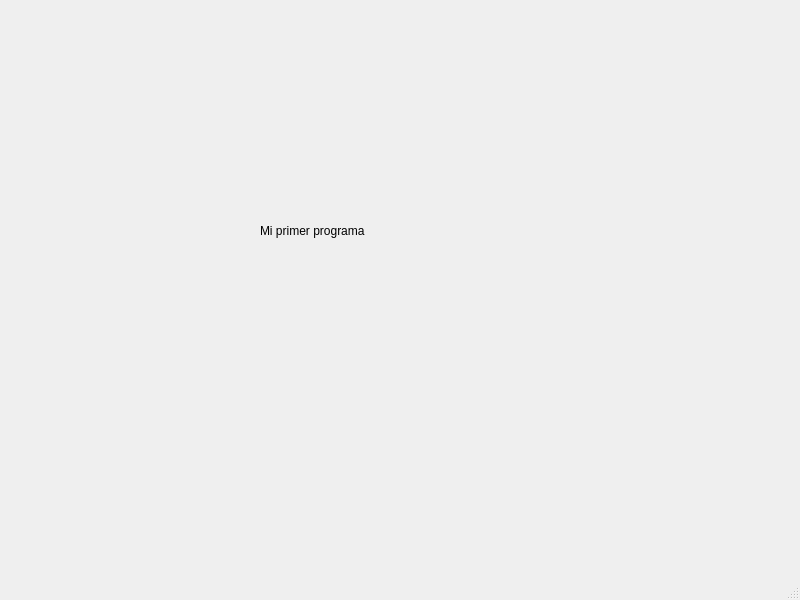
<?xml version="1.0" encoding="UTF-8"?>
<ui version="4.0">
 <class>MainWindow</class>
 <widget class="QMainWindow" name="MainWindow">
  <property name="geometry">
   <rect>
    <x>0</x>
    <y>0</y>
    <width>800</width>
    <height>600</height>
   </rect>
  </property>
  <property name="windowTitle">
   <string>MainWindow</string>
  </property>
  <widget class="QWidget" name="centralwidget">
   <widget class="QLabel" name="label">
    <property name="geometry">
     <rect>
      <x>260</x>
      <y>190</y>
      <width>111</width>
      <height>81</height>
     </rect>
    </property>
    <property name="text">
     <string>Mi primer programa</string>
    </property>
   </widget>
  </widget>
  <widget class="QMenuBar" name="menubar">
   <property name="geometry">
    <rect>
     <x>0</x>
     <y>0</y>
     <width>800</width>
     <height>22</height>
    </rect>
   </property>
  </widget>
  <widget class="QStatusBar" name="statusbar"/>
 </widget>
 <resources/>
 <connections/>
</ui>
